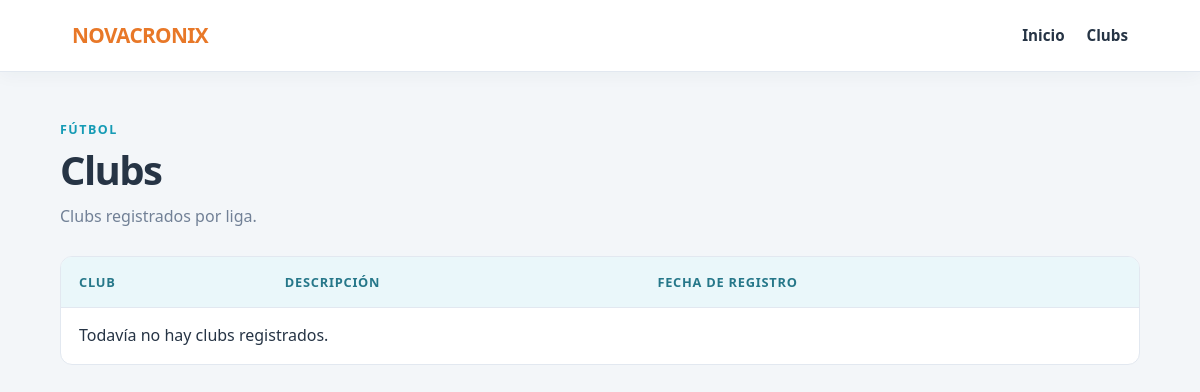
The page /clubs/ on the database as committed earlier.
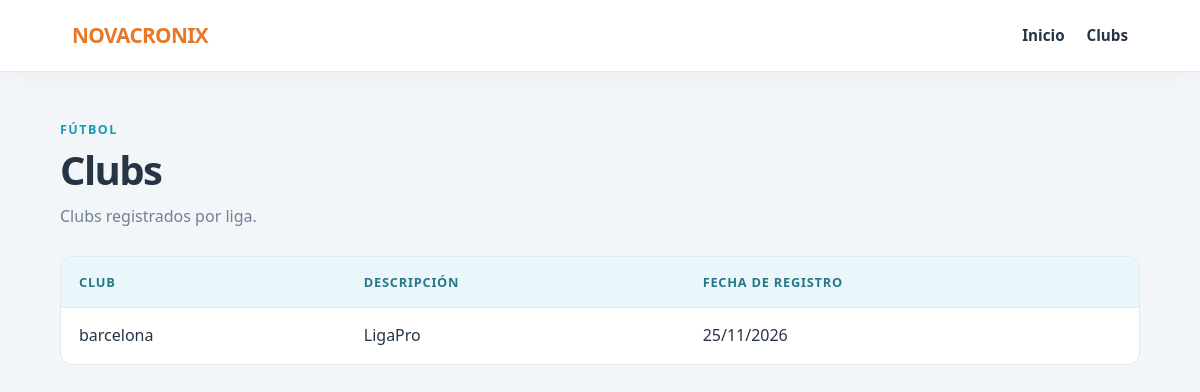
The same page on the database as committed later.
### tasks/models.py (models this page shows, shortened)
class LigaEstadistica(models.Model):
    club = models.CharField(max_length=100)
    liga = models.CharField(max_length=100, default="LigaPro")
    partidos_jugados = models.PositiveIntegerField()
    victorias = models.PositiveIntegerField()
    empates = models.PositiveIntegerField()
    derrotas = models.PositiveIntegerField()
    goles_a_favor = models.PositiveIntegerField()
    goles_en_contra = models.PositiveIntegerField()
    diferencia_goles = models.IntegerField()
    puntos_por_partido = models.DecimalField(max_digits=4, decimal_places=2)
    created_at = models.DateTimeField(auto_now_add=True)
    class Meta:
        ordering = ["club", "liga"]

### tasks/views.py (the view)
# urls.py: path("clubs/", views.club_list, name="clubs"),
def club_list(request):
    contexto = {
        "clubs": (
            LigaEstadistica.objects.values("club", "liga")
            .annotate(created_at=Max("created_at"))
            .order_by("club", "liga")
        ),
    }
    return render(request, "clubs/club_list.html", contexto)

### templates/clubs/club_list.html (shortened to what this page needs)
{% extends "base.html" %}
{% block content %}
<header class="page-heading">
    <p class="eyebrow">Fútbol</p>
    <h1>Clubs</h1>
    <p class="intro">Clubs registrados por liga.</p>
</header>
<div class="table-wrap">
    <table>
        <thead>
            <tr>
                <th>Club</th>
                <th>Descripción</th>
                <th>Fecha de registro</th>
            </tr>
        </thead>
        <tbody>
            {% for club in clubs %}
            <tr>
                <td>{{ club.club }}</td>
                <td>{{ club.liga }}</td>
                <td>{{ club.created_at|date:"d/m/Y" }}</td>
            </tr>
            {% empty %}
            <tr>
                <td colspan="3">Todavía no hay clubs registrados.</td>
            </tr>
            {% endfor %}
        </tbody>
    </table>
</div>
{% endblock %}

Rows that differ between the two databases and show on the page:
added LigaEstadistica: club "barcelona", liga "LigaPro", created_at "25/11/2026"
Other text that changed with them:
text no longer shown: "Todavía no hay clubs registrados."
